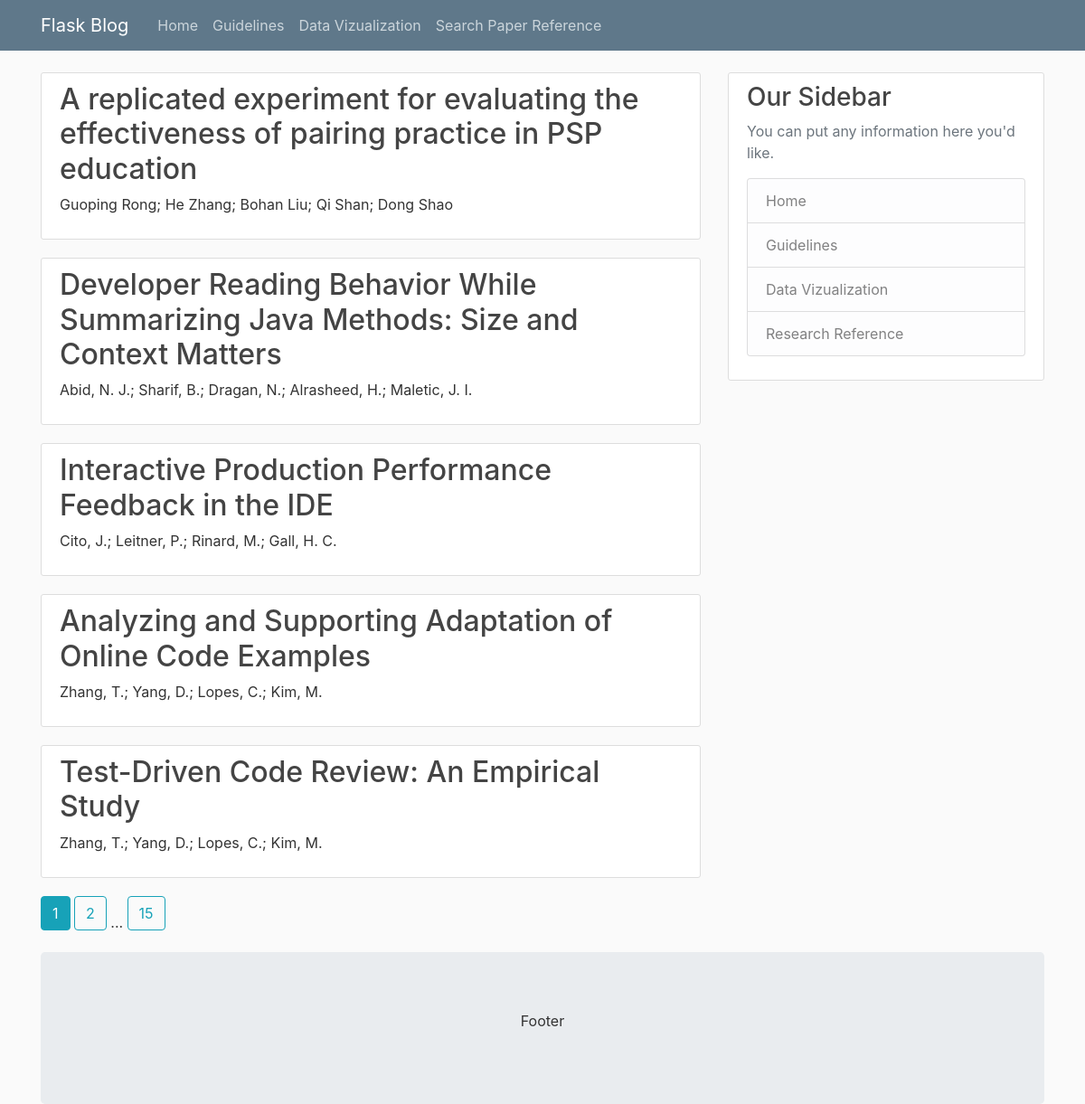
Before: /search with the older database file.
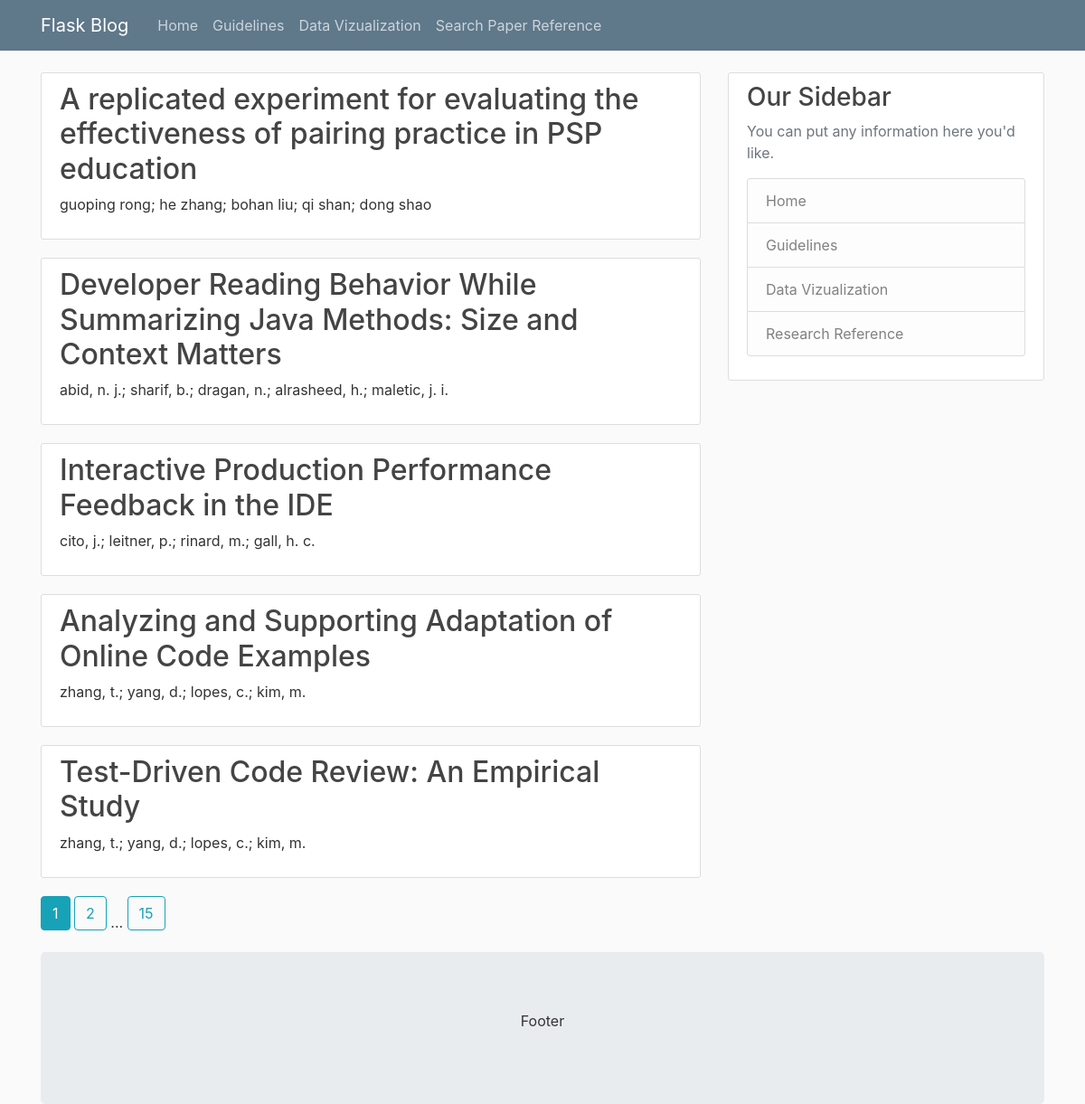
After: the same page with the newer database file.
### flaskblog/models.py (models this page shows)
class Publication(db.Model):
    pub_id = db.Column(db.Integer, primary_key=True)
    title = db.Column(db.String(200), nullable=False)
    year = db.Column(db.Integer, nullable=False)
    venue = db.Column(db.String(20), nullable=False)
    authors = db.Column(db.String(200), nullable=False)
    experiments = db.relationship("Experiment", backref="exp_pub", lazy=True)

### flaskblog/finder/routes.py (the view)
@ finder.route("/search")
def search():
    page = request.args.get('page', 1, type=int)
    pubs = Publication.query.order_by(
        Publication.year.desc()).paginate(page=page, per_page=5)
    return render_template('research.html', pubs=pubs)

### flaskblog/templates/research.html
{% extends "layout.html" %}
{% block content %}
    {% for post in pubs.items %}
        <article class="media content-section">
          <div class="media-body">
            <h2><a class="article-title" href="{{ url_for('finder.details', pub_id=post.pub_id) }}">{{ post.title }}</a></h2>
            <p class="article-content">{{ post.authors }}</p>
          </div>
        </article>
    {% endfor %}
    {% for page_num in pubs.iter_pages(left_edge=1, right_edge=1, left_current=1, right_current=2) %}
      {% if page_num %}
        {% if pubs.page == page_num %}
          <a class="btn btn-info mb-4" href="{{ url_for('finder.search', page=page_num) }}">{{ page_num }}</a>
        {% else %}
          <a class="btn btn-outline-info mb-4" href="{{ url_for('finder.search', page=page_num) }}">{{ page_num }}</a>
        {% endif %}
      {% else %}
        ...
      {% endif %}
    {% endfor %}
{% endblock content %}

Changed rows visible on the page:
changed Publication: authors "Guoping Rong; He Zhang; Bohan Liu; Qi Shan; Dong Shao" → "guoping rong; he zhang; bohan liu; qi shan; dong shao"
changed Publication: authors "Abid, N. J.; Sharif, B.; Dragan, N.; Alrasheed, H.; Maletic, J. I." → "abid, n. j.; sharif, b.; dragan, n.; alrasheed, h.; maletic, j. i."
changed Publication "Interactive Production Performance Feedback in the IDE": authors "Cito, J.; Leitner, P.; Rinard, M.; Gall, H. C." → "cito, j.; leitner, p.; rinard, m.; gall, h. c."
changed Publication "Analyzing and Supporting Adaptation of Online Code Examples": authors "Zhang, T.; Yang, D.; Lopes, C.; Kim, M." → "zhang, t.; yang, d.; lopes, c.; kim, m."
changed Publication "Test-Driven Code Review: An Empirical Study": authors "Zhang, T.; Yang, D.; Lopes, C.; Kim, M." → "zhang, t.; yang, d.; lopes, c.; kim, m."
